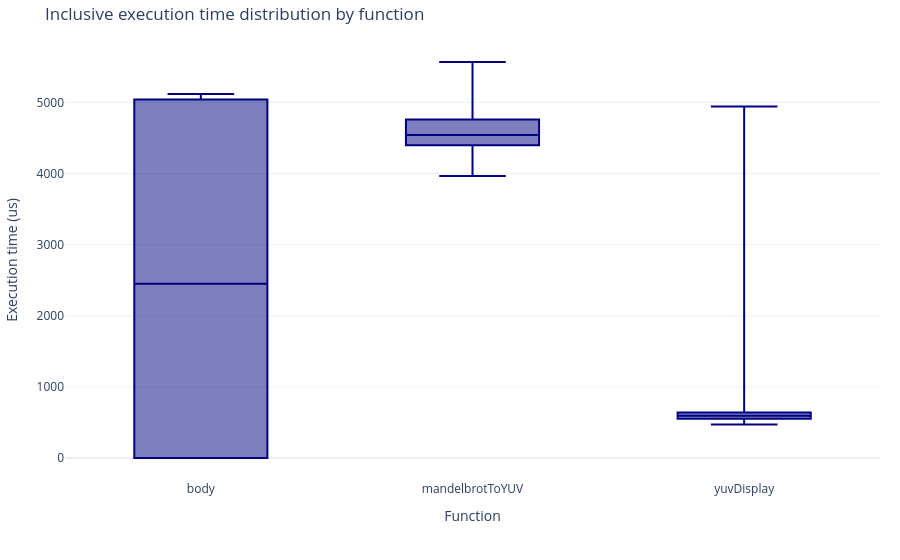

Here is the notebook cell this chart was saved with:
### Markdown cell above
### 3.2 Function execution time distribution

The following chart allows to visualize the distribution of execution time for each function.

### Code cell
# Select a subset of functions to display in the box plot.
# Use the function names exactly as they appear in the trace/profile table.
# Set this to None to display all functions.
selected_boxplot_functions = [
    "thread_wrapper",
    "yuvDisplay",
    "body",
    "mandelbrotToYUV"
]

# Keep only the selected functions; if a name is missing from the trace, it is ignored.
box_plot = trace_parser.build_boxplot(calls, selected_boxplot_functions)
box_plot

### Figure 1 — Plotly figure (JSON) as saved in the notebook; plotly's stock layout.template omitted (floating-point values rounded to 4 significant figures)
{"data": [{"boxpoints": false, "hovertemplate": "<b>body</b><br>duration: %{y} us<extra></extra>", "line": {"color": "navy"}, "marker": {"color": "steelblue"}, "name": "body", "type": "box", "y": [5118, 1, 4933, 0, 4970, 1, 4987, 1, 5050, 1, 5088, 1, 5071, 1, 5043, 1, 5046, 1, 5069, 0, 5057, 0, 5059, 1, 5074, 0, 5040, 1, 4895, 0, 5100, 1, 5009, 1, 5061, 1, 5078, 0, 5069, 1, 5078, 0, 5039, 0, 4949, 1, 5014, 1, 5042, 0, 5042, 1, 5037, 1, 5040, 0, 5037, 1, 5038, 1, 5035, 1, 5036, 0, 4973, 0, 5034, 2, 5066, 1, 5040, 1, 5034, 1, 4964, 1, 4970, 0]}, {"boxpoints": false, "hovertemplate": "<b>mandelbrotToYUV</b><br>duration: %{y} us<extra></extra>", "line": {"color": "navy"}, "marker": {"color": "steelblue"}, "name": "mandelbrotToYUV", "type": "box", "y": [5568, 5372, 4692, 4956, 4755, 4767, 4775, 4765, 4740, 4771, 4762, 4779, 4741, 4654, 4523, 4776, 4541, 4582, 4714, 4578, 4543, 4539, 4451, 4479, 4497, 4406, 4422, 4408, 4378, 4394, 4410, 4332, 4177, 4223, 4263, 4183, 4170, 4088, 3964]}, {"boxpoints": false, "hovertemplate": "<b>yuvDisplay</b><br>duration: %{y} us<extra></extra>", "line": {"color": "navy"}, "marker": {"color": "steelblue"}, "name": "yuvDisplay", "type": "box", "y": [4941, 1035, 971, 816, 668, 497, 555, 559, 541, 828, 548, 475, 472, 594, 552, 529, 560, 584, 519, 708, 642, 606, 594, 617, 588, 602, 563, 551, 571, 617, 615, 635, 558, 608, 549, 590, 627, 922, 2937]}], "layout": {"hovermode": "closest", "margin": {"b": 80, "l": 50, "r": 20, "t": 40}, "showlegend": false, "title": {"text": "Inclusive execution time distribution by function"}, "xaxis": {"title": {"text": "Function"}}, "yaxis": {"title": {"text": "Execution time (us)"}}}}
